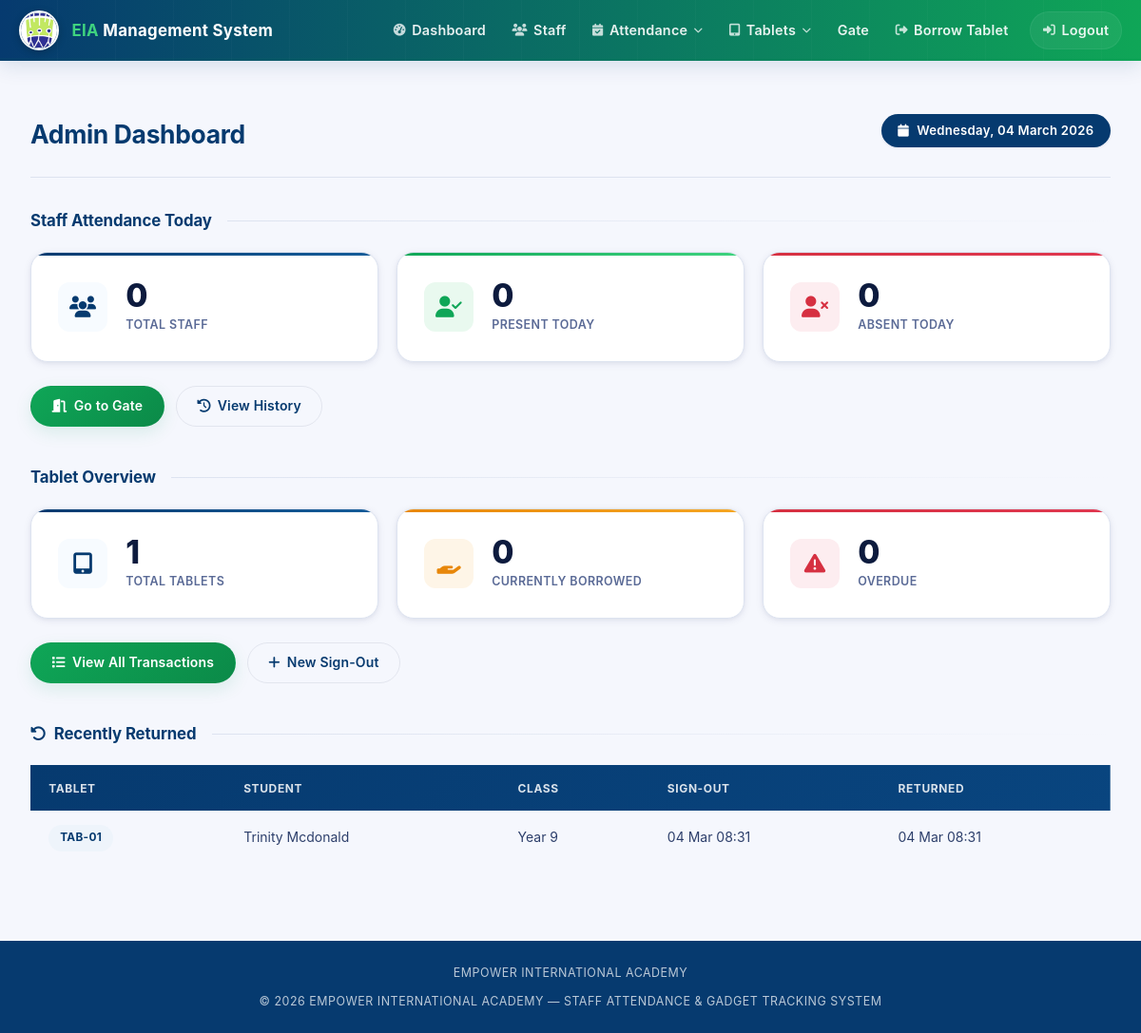
/dashboard (signed in), run on the app's committed database.
### tables this page shows
CREATE TABLE tablet_transactions (
            id                   INTEGER PRIMARY KEY AUTOINCREMENT,
            tablet_id            INTEGER NOT NULL REFERENCES tablets(id),
            student_name         TEXT    NOT NULL,
            student_class        TEXT,
            quantity             INTEGER DEFAULT 1,
            duration_hours       REAL    NOT NULL,
            sign_out_time        TEXT    DEFAULT (datetime('now')),
            expected_return_time TEXT,
            sign_back_time       TEXT,
            took_charger         INTEGER DEFAULT 0,
            took_earphones       INTEGER DEFAULT 0,
            status               TEXT    DEFAULT 'Borrowed',
            created_at           TEXT    DEFAULT (datetime('now'))
        );

CREATE TABLE tablets (
            id          INTEGER PRIMARY KEY AUTOINCREMENT,
            tablet_id   TEXT    NOT NULL UNIQUE,
            name        TEXT,
            is_active   INTEGER DEFAULT 1,
            created_at  TEXT    DEFAULT (datetime('now'))
        );

### app.py (the view)
@app.route('/dashboard')
@login_required
def dashboard():
    today = date.today().isoformat()
    now   = datetime.utcnow().isoformat()
    with get_db() as conn:
        total_staff   = conn.execute("SELECT COUNT(*) FROM staff WHERE is_active=1").fetchone()[0]
        present_today = conn.execute(
            "SELECT COUNT(*) FROM attendance a JOIN staff s ON a.staff_id = s.id"
            " WHERE a.date=? AND a.status='Present' AND s.is_active=1",
            (today,)
        ).fetchone()[0]
        absent_today  = total_staff - present_today
        total_tablets  = conn.execute("SELECT COUNT(*) FROM tablets WHERE is_active=1").fetchone()[0]
        borrowed_count = conn.execute(
            "SELECT COUNT(*) FROM tablet_transactions WHERE status='Borrowed'"
        ).fetchone()[0]
        overdue = conn.execute("""
            SELECT tt.*, t.tablet_id AS tab_code
            FROM tablet_transactions tt
            JOIN tablets t ON tt.tablet_id = t.id
            WHERE tt.status='Borrowed' AND tt.expected_return_time < ?
        """, (now,)).fetchall()
        recently_returned = conn.execute("""
            SELECT tt.*, t.tablet_id AS tab_code
            FROM tablet_transactions tt
            JOIN tablets t ON tt.tablet_id = t.id
            WHERE tt.status='Returned'
            ORDER BY tt.sign_back_time DESC LIMIT 5
        """).fetchall()
    return render_template('dashboard.html',
        total_staff=total_staff,
        present_today=present_today,
        absent_today=absent_today,
        total_tablets=total_tablets,
        borrowed_tablets=borrowed_count,
        overdue_tablets=overdue,
        recently_returned=recently_returned,
        today=date.today()
    )

### app.py (called while the page is built)
def get_db():
    conn = sqlite3.connect(DB_PATH)
    conn.row_factory = sqlite3.Row
    conn.execute("PRAGMA foreign_keys = ON")
    return conn

def login_required(f):
    @wraps(f)
    def decorated(*args, **kwargs):
        if 'logged_in' not in session:
            flash('Please log in to access this page.', 'warning')
            return redirect(url_for('login'))
        return f(*args, **kwargs)
    return decorated

@app.template_filter('fmt_dt')
def fmt_dt(value):
    if not value: return '—'
    try:
        return datetime.fromisoformat(value).strftime('%d %b %H:%M')
    except Exception:
        return value

### templates/dashboard.html (shortened to what this page needs)
{% extends 'base.html' %}
{% block content %}
<div class="page-header">
  <h1>Admin Dashboard</h1>
  <span class="date-badge"><i class="fas fa-calendar"></i> {{ today.strftime('%A, %d %B %Y') }}</span>
</div>
<section class="section">
  <h2 class="section-title"> Staff Attendance Today</h2>
  <div class="stat-grid">
    <div class="stat-card stat-blue">
      <div class="stat-icon"><i class="fas fa-users"></i></div>
      <div class="stat-info">
        <span class="stat-number">{{ total_staff }}</span>
        <span class="stat-label">Total Staff</span>
      </div>
    </div>
    <div class="stat-card stat-green">
      <div class="stat-icon"><i class="fas fa-user-check"></i></div>
      <div class="stat-info">
        <span class="stat-number">{{ present_today }}</span>
        <span class="stat-label">Present Today</span>
      </div>
    </div>
    <div class="stat-card stat-red">
      <div class="stat-icon"><i class="fas fa-user-times"></i></div>
      <div class="stat-info">
        <span class="stat-number">{{ absent_today }}</span>
        <span class="stat-label">Absent Today</span>
      </div>
    </div>
  </div>
  <div class="section-actions">
    <a href="{{ url_for('gate') }}" class="btn btn-primary"><i class="fas fa-door-open"></i> Go to Gate</a>
    <a href="{{ url_for('attendance_history') }}" class="btn btn-outline"><i class="fas fa-history"></i> View History</a>
  </div>
</section>
<section class="section">
  <h2 class="section-title"> Tablet Overview</h2>
  <div class="stat-grid">
    <div class="stat-card stat-blue">
      <div class="stat-icon"><i class="fas fa-tablet-alt"></i></div>
      <div class="stat-info">
        <span class="stat-number">{{ total_tablets }}</span>
        <span class="stat-label">Total Tablets</span>
      </div>
    </div>
    <div class="stat-card stat-yellow">
      <div class="stat-icon"><i class="fas fa-hand-holding"></i></div>
      <div class="stat-info">
        <span class="stat-number">{{ borrowed_tablets }}</span>
        <span class="stat-label">Currently Borrowed</span>
      </div>
    </div>
    <div class="stat-card stat-red">
      <div class="stat-icon"><i class="fas fa-exclamation-triangle"></i></div>
      <div class="stat-info">
        <span class="stat-number">{{ overdue_tablets|length }}</span>
        <span class="stat-label">Overdue</span>
      </div>
    </div>
  </div>
  <div class="section-actions">
    <a href="{{ url_for('tablet_transactions') }}" class="btn btn-primary"><i class="fas fa-list"></i> View All Transactions</a>
    <a href="{{ url_for('tablet_signout') }}" class="btn btn-outline"><i class="fas fa-plus"></i> New Sign-Out</a>
  </div>
</section>
{% if recently_returned %}
<section class="section">
  <h2 class="section-title"><i class="fas fa-undo-alt"></i> Recently Returned</h2>
  <table class="data-table">
    <thead>
      <tr>
        <th>Tablet</th><th>Student</th><th>Class</th><th>Sign-Out</th><th>Returned</th>
      </tr>
    </thead>
    <tbody>
      {% for tx in recently_returned %}
      <tr>
        <td><span class="badge badge-blue">{{ tx['tab_code'] }}</span></td>
        <td>{{ tx.student_name }}</td>
        <td>{{ tx.student_class }}</td>
        <td>{{ tx['sign_out_time']|fmt_dt }}</td>
        <td>{{ tx['sign_back_time']|fmt_dt }}</td>
      </tr>
      {% endfor %}
    </tbody>
  </table>
</section>
{% endif %}
{% endblock %}

### data on the page
tablet_transactions: tab_code "TAB-01", student_name "Trinity Mcdonald", student_class "Year 9", sign_out_time|fmt_dt "04 Mar 08:31", sign_back_time|fmt_dt "04 Mar 08:31"

### other printed values
{{ total_staff }} "0"
{{ present_today }} "0"
{{ absent_today }} "0"
{{ total_tablets }} "1"
{{ borrowed_tablets }} "0"
{{ overdue_tablets|length }} "0"
